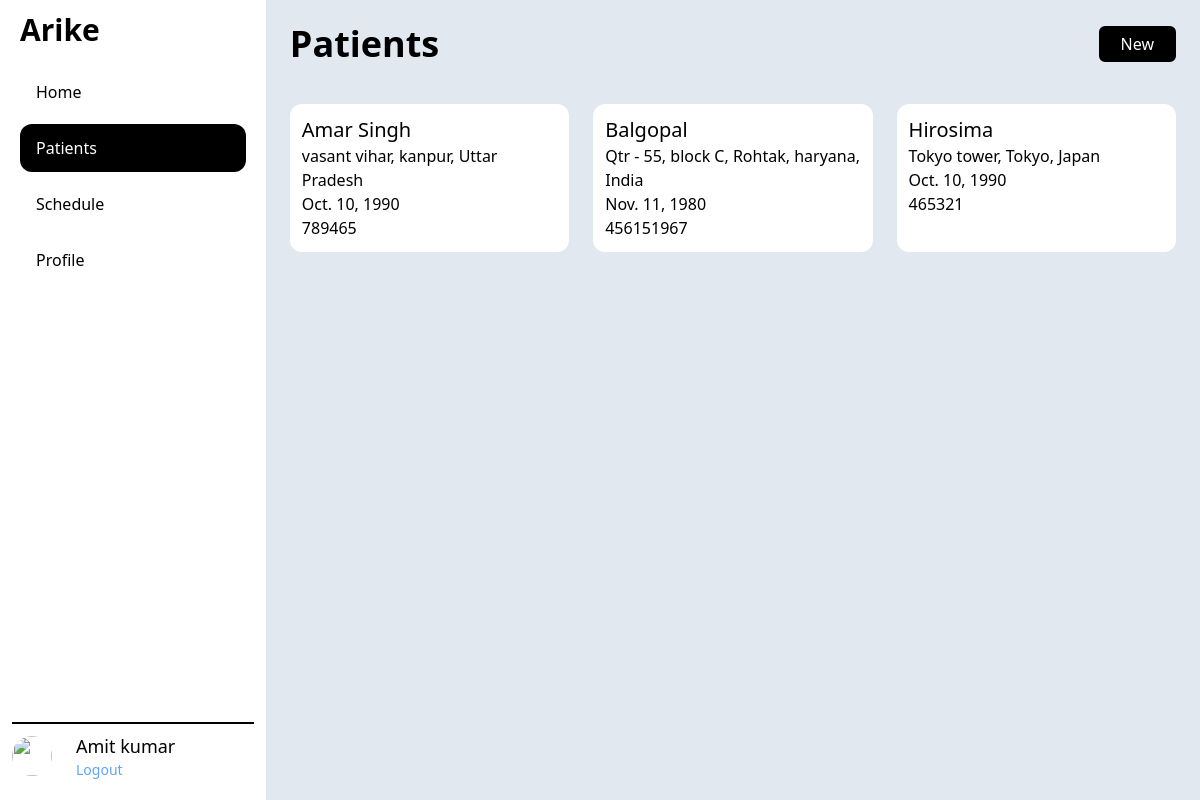
The page /patient/ (signed in) on the database its author committed.
### app_admin/models.py (models this page shows)
class AppUser(AbstractBaseUser, PermissionsMixin):
    fullname = models.CharField(max_length=TEXT_LENGTH, blank=True)
    role = models.CharField(choices=ROLE_CHOICES,
                            max_length=TEXT_LENGTH, default=ROLE_CHOICES[0][0])
    email = models.EmailField(unique=True)
    phone = models.IntegerField(blank=True, null=True)
    is_verified = models.BooleanField(default=False)
    district = models.ForeignKey(
        District, on_delete=models.CASCADE, blank=True, null=True)
    facility = models.ForeignKey(
        Facility, on_delete=models.CASCADE, blank=True, null=True)
    is_staff = models.BooleanField(default=False)
    is_active = models.BooleanField(default=True)
    is_superuser = models.BooleanField(default=False)
    USERNAME_FIELD = "email"
    REQUIRED_FIELDS = []
    objects = AppUserManager()

### patient/models.py (models this page shows, shortened)
class Patient(models.Model):
    full_name = models.CharField(max_length=TEXT_LENGTH)
    date_of_birth = models.DateField()
    address = models.TextField()
    landmark = models.CharField(max_length=TEXT_LENGTH, blank=True)
    phone = models.IntegerField()
    gender = models.CharField(choices=GENDER_CHOICES, max_length=TEXT_LENGTH)
    emergency_phone_number = models.IntegerField()
    expired_time = models.DateTimeField(null=True, blank=True)
    ward = models.CharField(max_length=TEXT_LENGTH)
    facility = models.ForeignKey(Facility, on_delete=models.CASCADE)

### patient/views.py (the view)
# urls.py: path('', views.PatientListView.as_view(), name="patient_list"),
class PatientListView(LoginRequiredMixin, generic.ListView):
    model = Patient

### patient/templates/patient/patient_list.html
{% extends "base.html" %}
{% block content %}
    <div class="flex justify-between items-center">
        <h1 class="text-4xl font-bold">Patients</h1>
        <a href="{% url 'patient:patient_form' %}">
            <span class="inline-block rounded-md border-2 border-black cursor-pointer px-5 py-1 bg-black text-white">New</span>
        </a>
    </div>
    <section class="mt-10">
        <ul class="grid grid-cols-2 md:grid-cols-3 gap-6">
            {% for patient in patient_list %}
                <li>
                    <a href="{% url 'patient:patient_detail' patient.id %}">
                        <div class="h-full p-3 bg-white rounded-xl">
                            <h3 class="text-xl font-medium">{{patient.full_name}}</h3>
                            <p>{{patient.address}}</p>
                            <p>{{patient.date_of_birth}}</p>
                            <p>{{patient.phone}}</p>
                        </div>
                    </a>
                </li>
            {% endfor %}
        </ul>
    </section>
{% endblock %}

### templates/base.html (shortened to what this page needs)
{% url 'patient:patient_list' as patient_url %}
{% url 'home_page' as home_url %}
{% url 'app_admin:facility_list' as facility_url %}
{% url 'app_admin:user_list' as user_url %}
{% url 'app_admin:profile_page' as profile_url %}
{% url 'patient:schedule_list' as schedule_url %}
<!DOCTYPE html>
<html lang="en">
<head>
    <script src="https://cdn.tailwindcss.com"></script>
</head>
<body>
    <div class="main_app h-screen flex flex-row">
        <div class="basis-1/4 flex flex-col p-3">
            <div>
                <h1 class="text-3xl font-bold ml-2">Arike</h1>
            </div>
            <nav class="grow flex flex-col p-2 py-4">
                <a class="hover:bg-black hover:text-white my-1 p-3 pl-4 rounded-xl {% if request.path == home_url %} text-white bg-black {% endif %}" href="{{home_url}}">Home</a>
                <a class="hover:bg-black hover:text-white my-1 p-3 pl-4 rounded-xl {% if patient_url in request.path and schedule_url not in request.path %} text-white bg-black {% endif %}" href="{{patient_url}}">Patients</a>
                <a class="hover:bg-black hover:text-white my-1 p-3 pl-4 rounded-xl {% if schedule_url in request.path %} text-white bg-black {% endif %}" href="{{schedule_url}}">Schedule</a>
                <a class="hover:bg-black hover:text-white my-1 p-3 pl-4 rounded-xl {% if profile_url in request.path %} text-white bg-black {% endif %}" href="{{profile_url}}">Profile</a>
            </nav>
            <div class="border-t-2 border-black flex items-center py-2">
                {% if user.is_authenticated %}
                <img class="h-10 w-10 rounded-full"
                    src="https://img.freepik.com/free-vector/mysterious-mafia-man-smoking-cigarette_52683-34828.jpg?t=st=1646297009~exp=1646297609~hmac=c27dc13388a3c6e94f089242b641cd9315c087c7e410346b2e151a41e6f7775d&w=740" />
                <div class="ml-6">
                    <p class="text-lg font-medium">{{user.fullname}}</p>
                    <p class="text-sm">
                        <a href="{% url 'auth_logout' %}" class="text-blue-400">Logout</a>
                    </p>
                </div>
                {% else %}
                <div class="grow text-center">
                    <a href="{% url 'auth_login' %}" class="text-blue-400">Login</a>
                </div>
                {% endif %}
            </div>
        </div>
        <main class="grow bg-slate-200 p-6 overflow-y-auto">
            {% block content %} {% endblock %}
        </main>
    </div>
</body>
</html>

### rows shown on the page
AppUser: fullname "Amit kumar"
Patient: full_name "Amar Singh", address "vasant vihar, kanpur, Uttar Pradesh", date_of_birth "Oct. 10, 1990", phone "789465"
Patient: full_name "Balgopal", address "Qtr - 55, block C, Rohtak, haryana, India", date_of_birth "Nov. 11, 1980", phone "456151967"
Patient: full_name "Hirosima", address "Tokyo tower, Tokyo, Japan", date_of_birth "Oct. 10, 1990", phone "465321"
